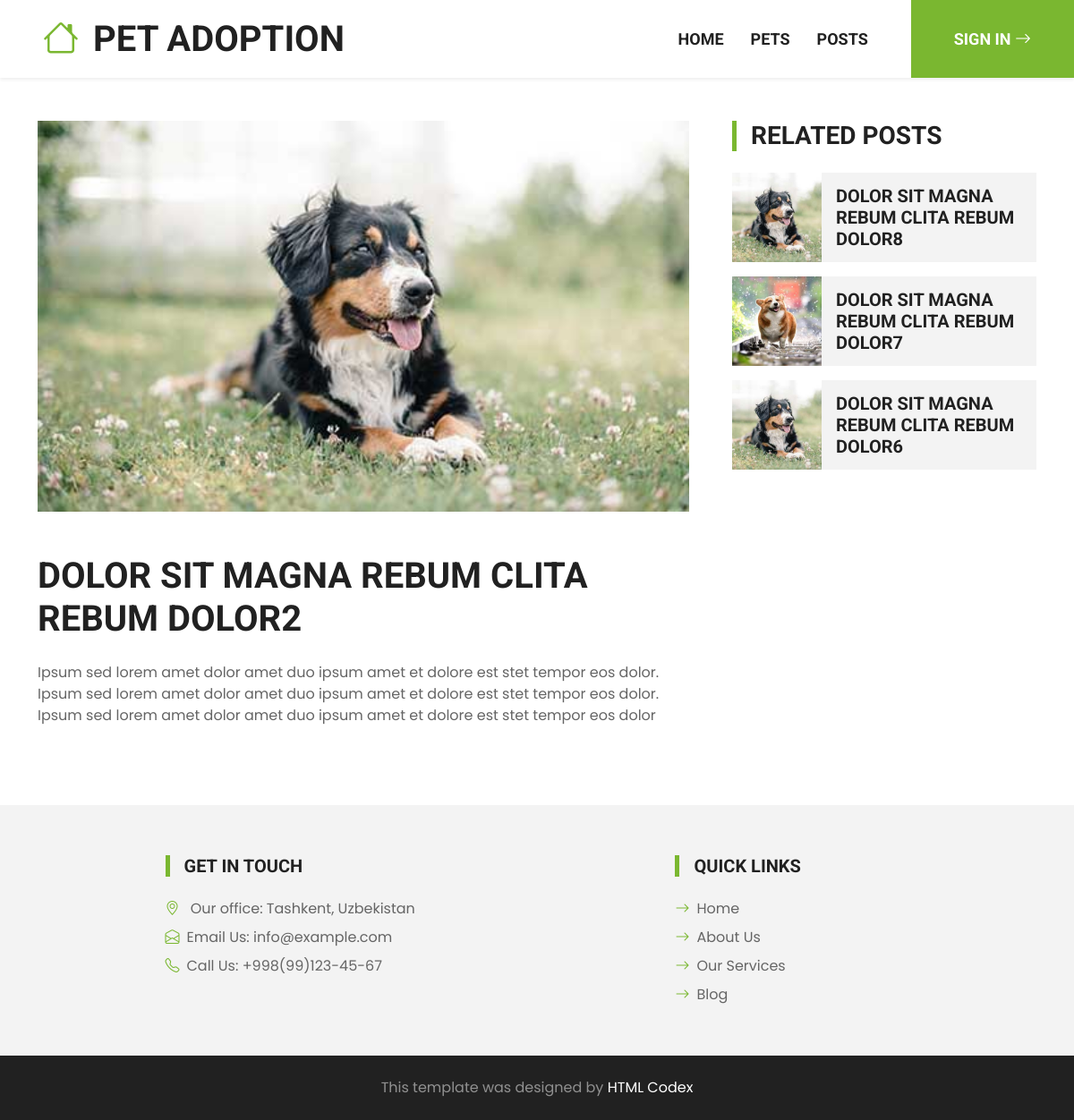
Page /posts/2/ on the committed database.
### posts/models.py (models this page shows, shortened)
class PostModel(models.Model):
    image = models.ImageField(upload_to='posts')
    title = models.CharField(max_length=64)
    description = models.TextField()
    category = models.ForeignKey(PostCategoryModel, on_delete=models.CASCADE)
    created_at = models.DateTimeField(auto_now_add=True)

### posts/views.py (the view)
# urls.py: path('<int:pk>/', views.get_post_detail, name='post_detail'),
def get_post_detail(request, pk):
    post = PostModel.objects.get(id=pk)
    related_posts = PostModel.objects.filter(
        category=post.category
    ).exclude(id=post.pk).order_by('-created_at')
    context = {'post': post, 'related_posts': related_posts}
    return render(request, 'post-detail.html', context)

### posts/templates/post-detail.html (shortened to what this page needs)
{% load static %}
<!DOCTYPE html>
<html lang="en">
<head>
    <link href="https://cdn.jsdelivr.net/npm/bootstrap-icons@1.4.1/font/bootstrap-icons.css" rel="stylesheet">
    <link href="{% static 'lib/flaticon/font/flaticon.css' %}" rel="stylesheet">
    <link href="{% static 'lib/owlcarousel/assets/owl.carousel.min.css' %}" rel="stylesheet">
    <link href="{% static 'css/bootstrap.min.css' %}" rel="stylesheet">
    <link href="{% static  'css/style.css'%}" rel="stylesheet">
</head>
<body>
    <nav class="navbar navbar-expand-lg bg-white navbar-light shadow-sm py-3 py-lg-0 px-3 px-lg-0">
        <a href="{% url 'pages:homepage' %}" class="navbar-brand ms-lg-5">
            <h1 class="m-0 text-uppercase text-dark">
                <i class="bi bi-house fs-1 text-primary me-3"></i>Pet Adoption
            </h1>
        </a>
        <div class="collapse navbar-collapse" id="navbarCollapse">
            <div class="navbar-nav ms-auto py-0">
                <a href="{% url 'pages:homepage' %}" class="nav-item nav-link {% if request.path == '/' %}active{% endif %}">
                    Home
                </a>
                <a href="{% url 'pets:pets' %}" class="nav-item nav-link {% if request.path == '/pets/' %}active{% endif %}">
                    Pets
                </a>
                <a href="{% url 'posts:posts' %}" class="nav-item nav-link {% if request.path == '/posts/' %}active{% endif %}">
                    Posts
                </a>
                {% if user.is_authenticated %}
                    <a href="{% url 'users:selected_pets' %}" class="nav-item nav-link {% if request.path == '/accounts/selected-pets/' %}active{% endif %}">
                        Selected Pets
                    </a>
                    <a href="{% url 'users:history' %}" class="nav-item nav-link {% if request.path == '/accounts/history/' %}active{% endif %}">
                        History
                    </a>
                    <a href="{% url 'users:logout' %}" class="nav-item nav-link me-5">
                        Log out
                    </a>
                {% else %}
                    <a href="{% url 'users:login' %}" class="nav-item nav-link nav-contact bg-primary text-white px-5 ms-lg-5">
                        Sign in <i class="bi bi-arrow-right"></i>
                    </a>
                {% endif %}
            </div>
        </div>
    </nav>
    <div class="container py-5">
        <div class="row g-5">
            <div class="col-lg-8">
                <div class="mb-1">
                    <img class="img-fluid w-100 rounded mb-5" src="{{ post.image.url }}" alt="{{ post.title }}">
                    <h1 class="text-uppercase mb-4">
                        {{ post.title }}
                    </h1>
                    <p>
                        {{ post.description }}
                    </p>
                </div>
            </div>
            <div class="col-lg-4">
                <div class="mb-5">
                    <h3 class="text-uppercase border-start border-5 border-primary ps-3 mb-4">
                        Related Posts
                    </h3>
                    {% for post in related_posts %}
                        <div class="d-flex overflow-hidden mb-3">
                            <img class="img-fluid" src="{{ post.image.url }}" style="width: 100px; height: 100px; object-fit: cover;" alt="{{ post.title }}">
                            <a href="{% url 'posts:post_detail' pk=post.pk %}" class="h5 d-flex align-items-center bg-light px-3 mb-0">
                                {{ post.title}}
                            </a>
                        </div>
                    {% empty %}
                        <p>
                            No posts found
                        </p>
                    {% endfor %}
                </div>
            </div>
        </div>
    </div>
    <div class="container-fluid bg-light mt-4 py-5">
        <div class="container pt-2">
            <div class="row g5 justify-content-center">
                <div class="col-lg-4 offset-1">
                    <h5 class="text-uppercase border-start border-5 border-primary ps-3 mb-4">
                        Get In Touch
                    </h5>
                    <p class="mb-2"><i class="bi bi-geo-alt text-primary me-2"></i>
                        Our office: Tashkent, Uzbekistan
                    </p>
                    <p class="mb-2">
                        <i class="bi bi-envelope-open text-primary me-2"></i>Email Us: info@example.com
                    </p>
                    <p class="mb-0">
                        <i class="bi bi-telephone text-primary me-2"></i>Call Us: +998(99)123-45-67
                    </p>
                </div>
                <div class="col-lg-4 offset-2">
                    <h5 class="text-uppercase border-start border-5 border-primary ps-3 mb-4">
                        Quick Links
                    </h5>
                    <div class="d-flex flex-column justify-content-start">
                        <a class="text-body mb-2" href="{% url 'pages:homepage' %}">
                            <i class="bi bi-arrow-right text-primary me-2"></i>Home
                        </a>
                        <a class="text-body mb-2" href="{% url 'pages:homepage' %}">
                            <i class="bi bi-arrow-right text-primary me-2"></i>About Us
                        </a>
                        <a class="text-body mb-2" href="{% url 'pages:homepage' %}">
                            <i class="bi bi-arrow-right text-primary me-2"></i>Our Services
                        </a>
                        <a class="text-body mb-2" href="{% url 'posts:posts' %}">
                            <i class="bi bi-arrow-right text-primary me-2"></i>Blog
                        </a>
                    </div>
                </div>
            </div>
        </div>
    </div>
    <div class="container-fluid bg-dark text-white-50 py-4">
        <div class="container">
            <div class="row g-5">
                <div class="text-center">
                    <p class="mb-0">
                        This template was designed by <a class="text-white" href="https://htmlcodex.com">HTML Codex</a>
                    </p>
                </div>
            </div>
        </div>
    </div>
</body>
</html>

### static/css/style.css (style rules this page uses)
:root { --primary: #7AB730; --secondary: #FFD33C; --light: #F3F3F3; --dark: #212121; }
.navbar-light .navbar-nav .nav-link { font-family: 'Roboto', sans-serif; position: relative; margin-left: 30px; padding: 30px 0; font-size: 18px; font-weight: 700; text-transform: uppercase; color: var(--dark); outline: none; transition: .5s; }
@media (min-width: 992px) { .navbar-light .navbar-nav .nav-link::before { position: absolute; content: ""; width: 0; height: 7px; top: -4px; left: 50%; background: var(--primary); transition: .5s; } }
@media (min-width: 992px) { .navbar-light .navbar-nav .nav-link.nav-contact::before { width: 100%; height: 1px; top: -1px; left: 0; } }

### rows in the picture
PostModel: image (picture), title "DOLOR SIT MAGNA REBUM CLITA REBUM DOLOR2", description "Ipsum sed lorem amet dolor amet duo ipsum amet et dolore est stet tempor eos dolor. Ipsum sed lorem amet dolor amet duo ipsum amet et dolore est stet tempor eos dolor. Ipsum sed lorem amet dolor amet duo ipsum amet et dolore est stet tempor eos dolor"
PostModel: image (picture), title "DOLOR SIT MAGNA REBUM CLITA REBUM DOLOR8"
PostModel: image (picture), title "DOLOR SIT MAGNA REBUM CLITA REBUM DOLOR7"
PostModel: image (picture), title "DOLOR SIT MAGNA REBUM CLITA REBUM DOLOR6"
